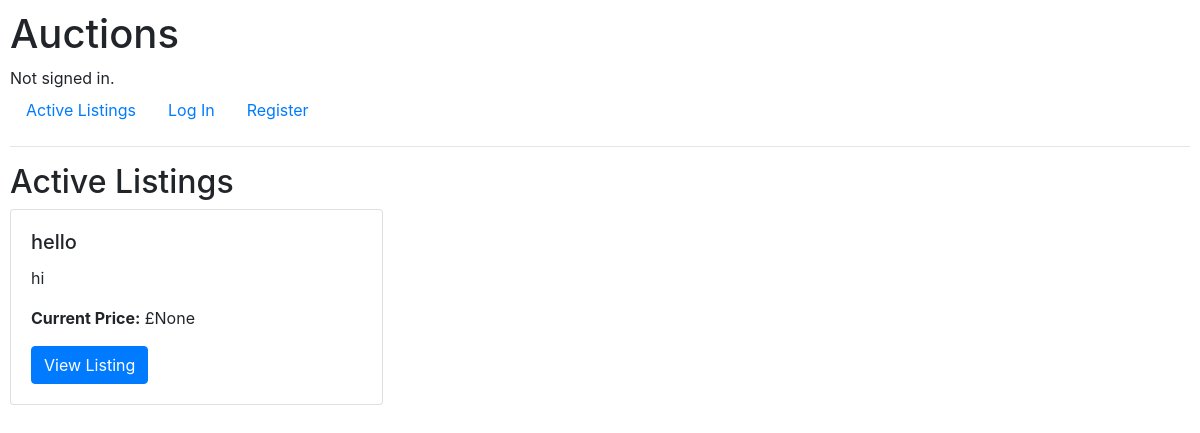
The page / on the database its author committed.
### auctions/models.py (models this page shows, shortened)
class AuctionListing(models.Model):
    title = models.CharField(max_length=64)
    description = models.CharField(max_length=100)
    starting_bid = models.DecimalField(max_digits=10, decimal_places=2)
    current_price = models.DecimalField(max_digits=10, decimal_places=2, blank=True, null=True)
    image_url = models.URLField(blank=True)
    category = models.CharField(max_length=64, blank=True)
    is_active = models.BooleanField(default=True)
    winner = models.ForeignKey(User, on_delete=models.SET_NULL, related_name="auctions_won", null=True, blank=True)
    seller = models.ForeignKey(User, on_delete=models.CASCADE, related_name="listings")
    watchlist = models.ManyToManyField(User, related_name="listing_watchlist")
    category = models.ForeignKey(Category, on_delete=models.CASCADE, related_name="listings")

### auctions/views.py (the view)
# urls.py: path("", views.index, name="index"),
def index(request):
    listings = AuctionListing.objects.all()
    return render(request, "auctions/index.html", {
        "listings": listings
    })

### auctions/templates/auctions/index.html (shortened to what this page needs)
{% extends "auctions/layout.html" %}
{% block body %}
<h2>Active Listings</h2>
{% if listings %}
    <div class="row">
        {% for listing in listings %}
            <div class="col-md-4 mb-4">
                <div class="card">
                    <div class="card-body">
                        <h5 class="card-title">{{ listing.title }}</h5>
                        <p class="card-text">{{ listing.description }}</p>
                        <p><strong>Current Price:</strong> £{{ listing.current_price }}</p>
                        <a href="{% url 'listing' listing.id %}" class="btn btn-primary">View Listing</a>
                    </div>
                </div>
            </div>
        {% endfor %}
    </div>
{% else %}
    <p>No active listings at the moment.</p>
{% endif %}
{% endblock %}

### auctions/static/auctions/styles.css (style rules this page uses)
body { padding: 10px; }

### rows shown on the page
AuctionListing: title "hello", description "hi", current_price "None"
